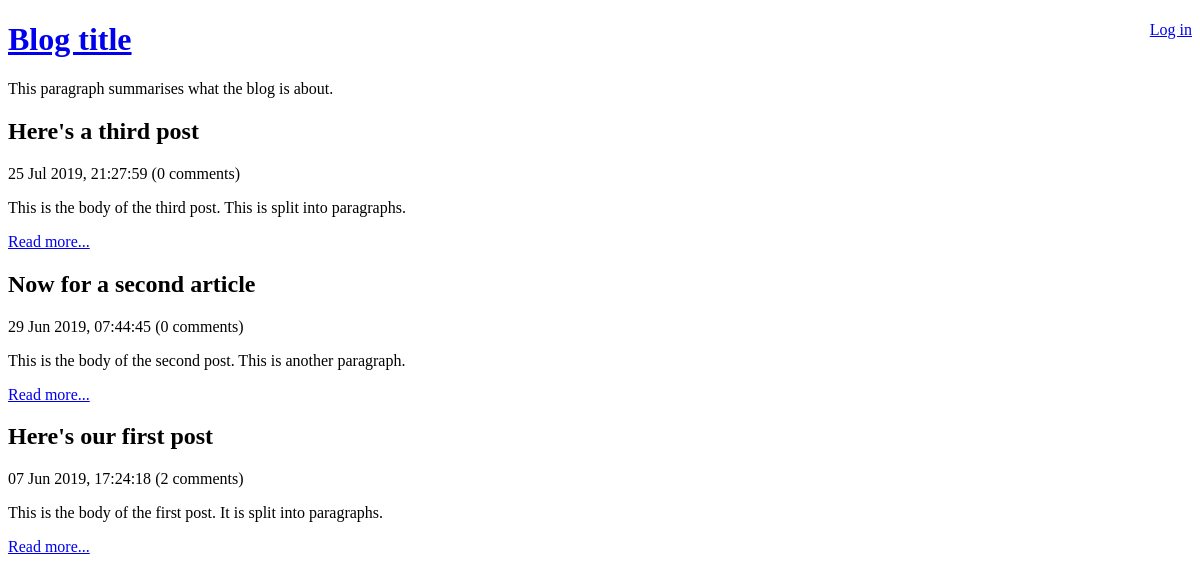
Before: / with the older database file.
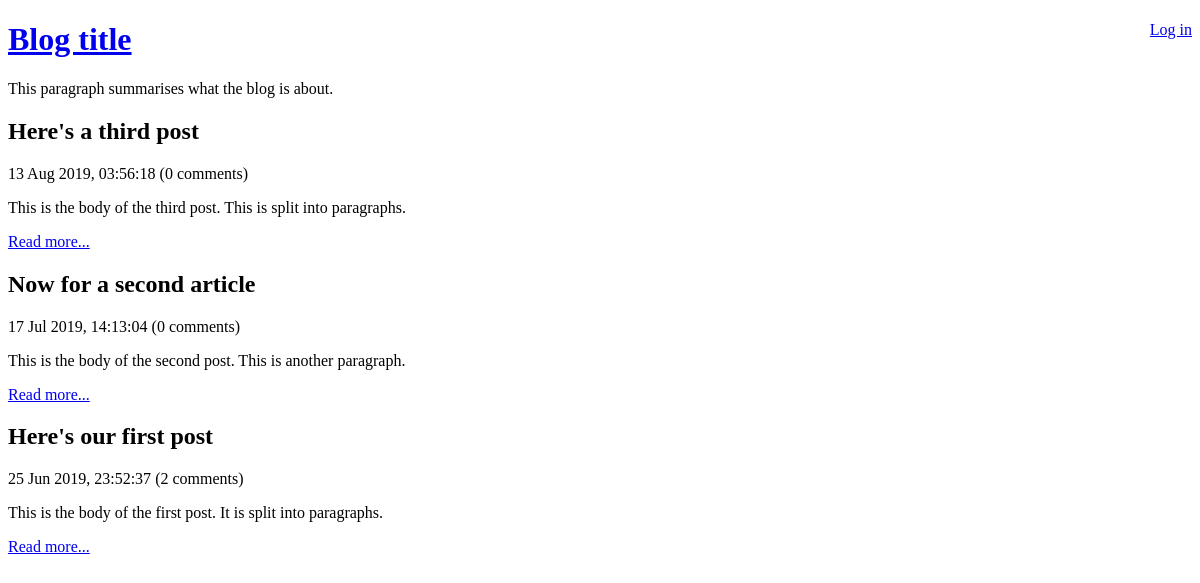
After: the same page with the newer database file.
### tables this page shows
CREATE TABLE post (
	id INTEGER PRIMARY KEY AUTOINCREMENT NOT NULL,
	title VARCHAR NOT NULL,
	body VARCHAR NOT NULL,
	user_id INTEGER NOT NULL,
	created_at VARCHAR NOT NULL,
	updated_at VARCHAR
);

### lib/common.php (called while the page is built, shortened)
<?php
function getRootPath()
{
    return realpath(__DIR__ . '/..');
}
function getDatabasePath()
{
    return getRootPath() . '/data/data.sqlite';
}
function getDsn()
{
    return 'sqlite:' . getDatabasePath();
}
function getPDO()
{
    return new PDO(getDsn());
}
function htmlEscape($html)
{
    return htmlspecialchars($html, ENT_HTML5, 'UTF-8');
}
function convertSqlDate($sqlDate)
{
    $date = DateTime::createFromFormat('Y-m-d H:i:s', $sqlDate);
    return $date->format('d M Y, H:i:s');
}
function countCommentsForPost($postId)
{
    $pdo = getPDO();
    $sql = "
        SELECT
            COUNT(*) c
        FROM
            comment
        WHERE
            post_id = :post_id
    ";
    $stmt = $pdo->prepare($sql);
    $stmt->execute(
        array('post_id' => $postId, )
    );
    return (int) $stmt->fetchColumn();
}
function isLoggedIn()
{
    return isset($_SESSION['logged_in_username']);
}

### index.php (the view, shortened to what this page needs)
<?php
require_once 'lib/common.php';
$pdo = getPDO();
$stmt = $pdo->query(
    'SELECT
        id, title, created_at, body
    FROM
        post
    ORDER BY
        created_at DESC'
);
?>
<!DOCTYPE html>
<html>
    <head>
    </head>
    <body>
         <?php require 'templates/title.php' ?>
        <?php while ($row = $stmt->fetch(PDO::FETCH_ASSOC)): ?>
            <h2>
                <?php echo htmlEscape($row['title']) ?>
            </h2>
            <div>
               <?php echo convertSqlDate($row['created_at']) ?>
                (<?php echo countCommentsForPost($row['id']) ?> comments)
            </div>
            <p>
                <?php echo htmlEscape($row['body']) ?>
            </p>
            <p>
                <a
                    href="view-post.php?post_id=<?php echo $row['id'] ?>"
                >Read more...</a>
            </p>
        <?php endwhile ?>
    </body>
</html>

### templates/title.php
<div style="float: right;">
    <?php if (isLoggedIn()): ?>
        Hello <?php echo htmlspecialchars(getAuthUser()) ?>.
        <a href="logout.php">Log out</a>
    <?php else: ?>
        <a href="login.php">Log in</a>
    <?php endif ?>
</div>
<a href="index.php">
    <h1>Blog title</h1>
</a>
        <p>This paragraph summarises what the blog is about.</p>

Changed rows visible on the page:
changed post "Here's a third post": created_at "25 Jul 2019, 21:27:59" → "13 Aug 2019, 03:56:18"
changed post "Now for a second article": created_at "29 Jun 2019, 07:44:45" → "17 Jul 2019, 14:13:04"
changed post "Here's our first post": created_at "07 Jun 2019, 17:24:18" → "25 Jun 2019, 23:52:37"
